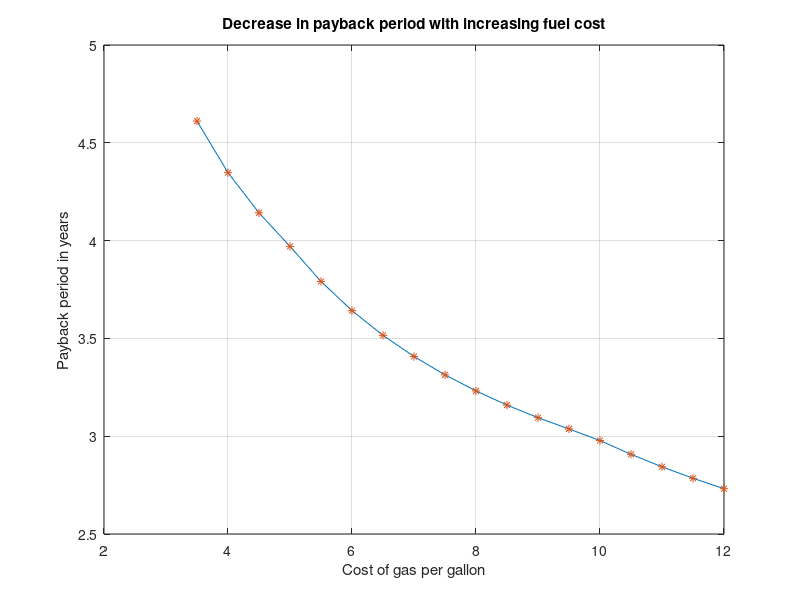

This chart was generated by the following MATLAB code:
clc;
clear all;

cost_gas_new = 3.5:0.5:12; %per gallon
int = 4; %cost of money per year
int_gas = 4; %interest rate of gas
miles = 12000; %miles driven per year

invested = 8000; %Cost of technology in USD
mpg_cruze = 28; %In the case of Cruze
mpg_volt = 76; %mpg enhancement factor due to new technology - variable
 
%Iterations for calculating pay-back

for i = 1:length(cost_gas_new)
    year = 1;
    return1 = 0;
    return_iter = 0;
    cost_gas = cost_gas_new(i);
    
    
    while return1 <= invested
        cost_gas = cost_gas*(1+int_gas*0.01);
        p_value = 1/((1+int*0.01)^year); %Cost of money
        gas_spend = (miles*year)*(1/mpg_cruze)*cost_gas; %Amount spent on gas per year if Cruze is used
        gas_spend_new = (miles*year)*(1/mpg_volt)*cost_gas; %Amount soent on gas per year if Volt is used
        return_iter = (gas_spend - gas_spend_new)*p_value;
        return1 = return1 + return_iter;
        deficit(year) = invested - return1;
        year = year+1;
    end
    
    pbp(i) = (year-1)+(deficit(year-2)/return_iter); %Payback
end

figure(1)
plot(cost_gas_new,pbp,cost_gas_new,pbp,'*')
title('Decrease in payback period with increasing fuel cost')
xlabel('Cost of gas per gallon')
ylabel('Payback period in years')
grid on